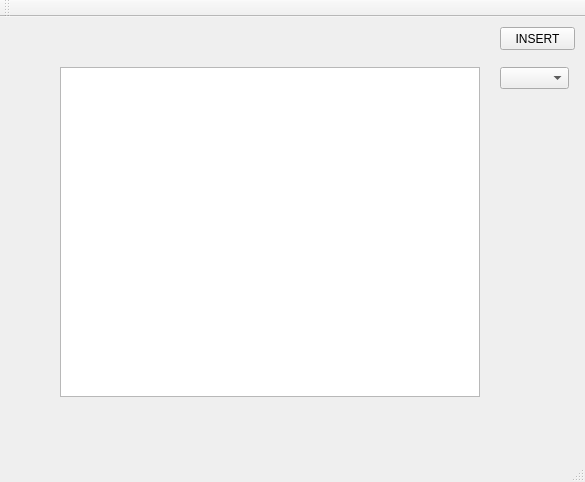
<?xml version="1.0" encoding="UTF-8"?>
<ui version="4.0">
 <class>MainWindow</class>
 <widget class="QMainWindow" name="MainWindow">
  <property name="geometry">
   <rect>
    <x>0</x>
    <y>0</y>
    <width>585</width>
    <height>482</height>
   </rect>
  </property>
  <property name="windowTitle">
   <string>MainWindow</string>
  </property>
  <widget class="QWidget" name="centralWidget">
   <widget class="QPushButton" name="insert">
    <property name="geometry">
     <rect>
      <x>500</x>
      <y>10</y>
      <width>75</width>
      <height>23</height>
     </rect>
    </property>
    <property name="text">
     <string>INSERT</string>
    </property>
   </widget>
   <widget class="QGraphicsView" name="graphicsView">
    <property name="geometry">
     <rect>
      <x>60</x>
      <y>50</y>
      <width>420</width>
      <height>330</height>
     </rect>
    </property>
   </widget>
   <widget class="QComboBox" name="comboBox">
    <property name="geometry">
     <rect>
      <x>500</x>
      <y>50</y>
      <width>69</width>
      <height>22</height>
     </rect>
    </property>
   </widget>
  </widget>
  <widget class="QMenuBar" name="menuBar">
   <property name="geometry">
    <rect>
     <x>0</x>
     <y>0</y>
     <width>585</width>
     <height>21</height>
    </rect>
   </property>
  </widget>
  <widget class="QToolBar" name="mainToolBar">
   <attribute name="toolBarArea">
    <enum>TopToolBarArea</enum>
   </attribute>
   <attribute name="toolBarBreak">
    <bool>false</bool>
   </attribute>
  </widget>
  <widget class="QStatusBar" name="statusBar"/>
 </widget>
 <layoutdefault spacing="6" margin="11"/>
 <resources/>
 <connections/>
</ui>
